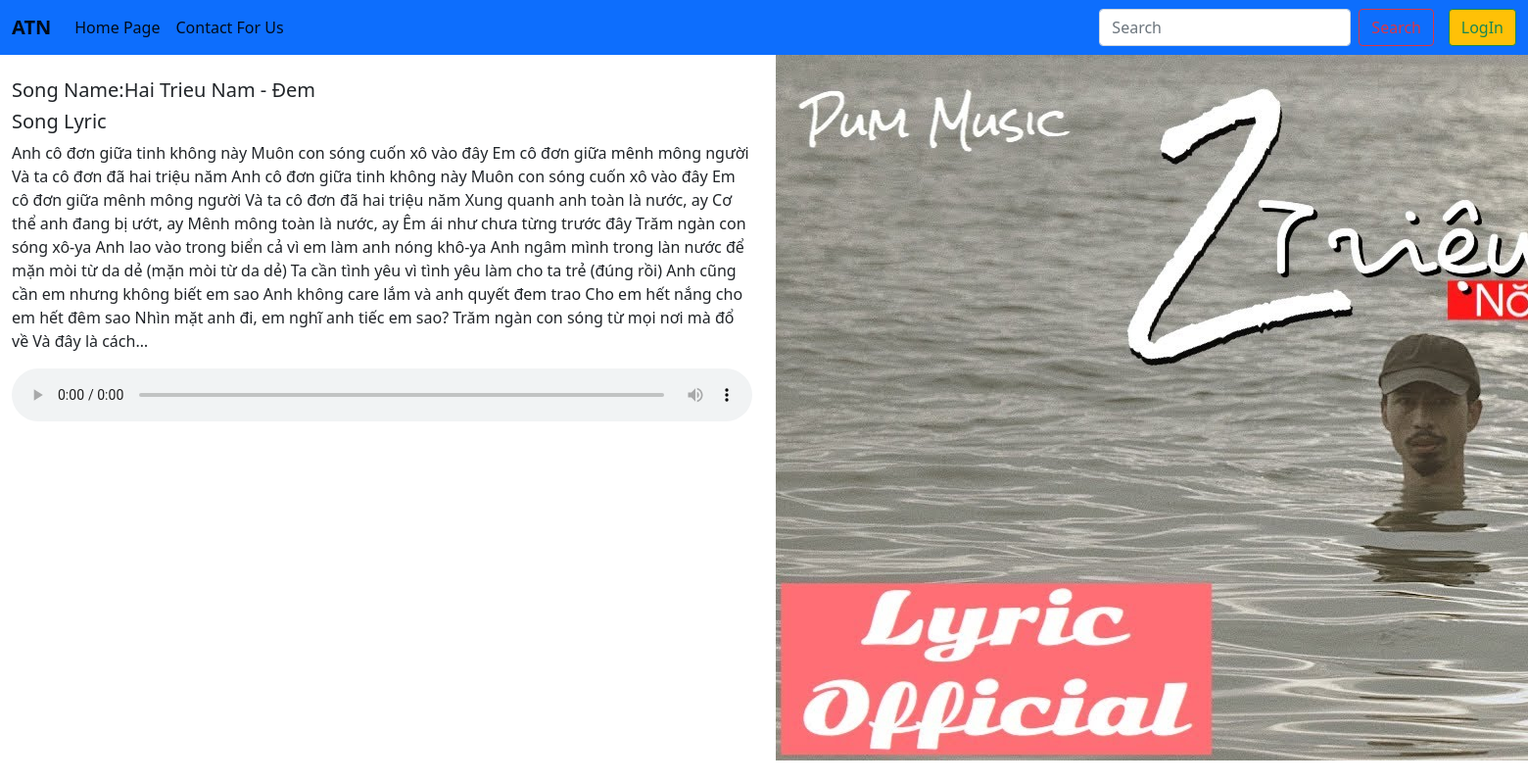
Screenshot of /detail.php?id=49 with the database file from the repository.
### tables this page shows
CREATE TABLE `song` (
  `SongID` int(100) NOT NULL,
  `SongName` varchar(100) NOT NULL,
  `SongImg` varchar(100) NOT NULL,
  `SongLyric` text NOT NULL,
  `Price` varchar(100) NOT NULL,
  `Mp3` varchar(100) NOT NULL,
  `SingerID` int(11) DEFAULT NULL,
  `GenreID` int(11) DEFAULT NULL
);

### detail.php (the view, shortened to what this page needs)
<!DOCTYPE html>
<html lang="en">
<head>
  <link rel="stylesheet" href="https://cdnjs.cloudflare.com/ajax/libs/font-awesome/5.15.3/css/all.min.css" />
  <link href="https://cdn.jsdelivr.net/npm/bootstrap@5.0.0-beta3/dist/css/bootstrap.min.css" rel="stylesheet">
</head>
<body>
<nav class="navbar navbar-expand-lg navbar-light bg-primary sticky-top">
  <div class="container-fluid">
    <a class="navbar-brand" href="index.php"><strong>ATN</strong></a>
    <div class="collapse navbar-collapse" id="navbarSupportedContent">
      <ul class="navbar-nav me-auto mb-2 mb-lg-0">
        <li class="nav-item">
          <a class="nav-link active" aria-current="page" href="index.php">Home Page</a>
        </li>
        <li class="nav-item">
          <a class="nav-link active" href="https://www.facebook.com/h18620010">Contact For Us</a>
        </li>
      </ul>
      <form action="search.php" method="POST" class="d-flex">
        <input name="input" required class="form-control me-2" type="search" placeholder="Search" aria-label="Search">
        <button name="search" class="btn btn-outline-danger" type="submit">Search</button>
      </form>
      <?php
      if(isset($_SESSION['user']) or isset($_SESSION['admin']))
      {
          echo "<a style='margin-left: 1%;'  href='delete.php' class='btn btn-warning btn-outline-success'>LogOut</a>";
      }
      else{
        echo "<a style='margin-left: 1%;'  href='signin.php' class='btn btn-warning btn-outline-success'>LogIn</a>";
      }
        ?>
    </div>
  </div>
</nav>
  <?php
  require_once("config.php");
  if (isset($_GET['id'])) {
    $id = $_GET['id'];
    $result = mysqli_query($con, "select * from song where SongID='$id'");
    $fetch = mysqli_fetch_array($result);
  }
  ?>
  <div class="container-fluid">
  <div class="row">
    <div class="col-lg-6">
    <br>
      <h5>Song Name:<?php echo($fetch['SongName']) ?></h5>
      <h5>Song Lyric</h5>
      <p><?php echo($fetch['SongLyric']) ?></p>
      <audio ontimeupdate="myAudio(this)" style="width:100%" controls controlslist="nodownload" src="<?php echo ($fetch['Mp3']) ?>"></audio>
    </div>
    <div class="col-lg-6">
      <img src="<?php echo($fetch['SongImg']) ?>" alt="">
    </div>
  </div>
  </div>
</body>
</html>

### rows the page displays
song: SongName "Hai Trieu Nam - Đem", SongLyric "Anh cô đơn giữa tinh không này Muôn con sóng cuốn xô vào đây Em cô đơn giữa mênh mông người Và ta cô đơn đã hai triệu năm Anh cô đơn giữa tinh không này Muôn con sóng cuốn xô vào đây Em cô đơn giữa mênh mông người Và ta cô đơn đã hai triệu năm Xung quanh anh toàn là nước, ay Cơ thể anh đang bị ướt, ay Mênh mông toàn là nước, ay Êm ái như chưa từng trước đây Trăm ngàn con sóng xô-ya Anh lao vào trong biển cả vì em làm anh nóng khô-ya Anh ngâm mình trong làn nước để mặn mòi từ da dẻ (mặn mòi từ da dẻ) Ta cần tình yêu vì tình yêu làm cho ta trẻ (đúng rồi) Anh cũng cần em nhưng không biết em sao Anh không care lắm và anh quyết đem trao Cho em hết nắng cho em hết đêm sao Nhìn mặt anh đi, em nghĩ…", SongImg (picture)
